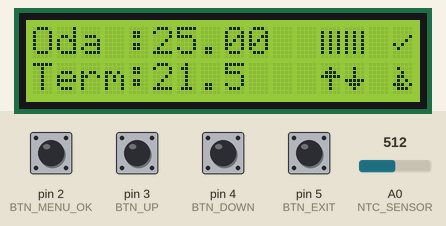
Simulated run of this sketch. Board: Arduino Uno, built with avr-gcc and run on an emulated ATmega328P. On the bench: 16×2 character LCD. The test bench sets the inputs (shaded band); at power-on: pin 2 (BTN_MENU_OK), pin 3 (BTN_UP), pin 4 (BTN_DOWN), pin 5 (BTN_EXIT) HIGH, A0 (NTC_SENSOR) = 512. No radio packets arrive unless stated.

Above: at 3.9 s.
4.0 s: pin 2 (BTN_MENU_OK) pulled LOW for 0.15 s
At 5.2 s:
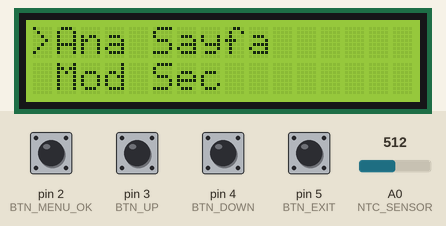
5.6 s: pin 4 (BTN_DOWN) pulled LOW for 0.15 s
At 6.6 s:
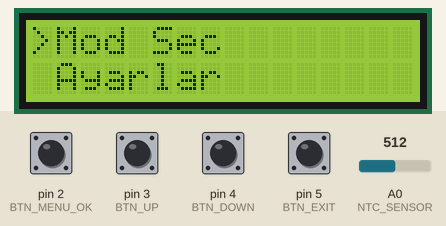
7.2 s: pin 2 (BTN_MENU_OK) pulled LOW for 1 s
At 8.3 s:
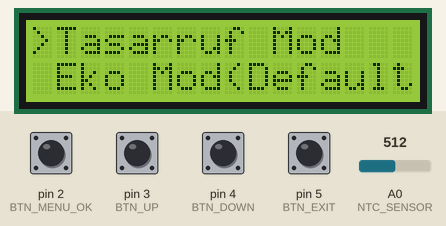
9.7 s: pin 4 (BTN_DOWN) pulled LOW for 1 s
At 10.2 s:
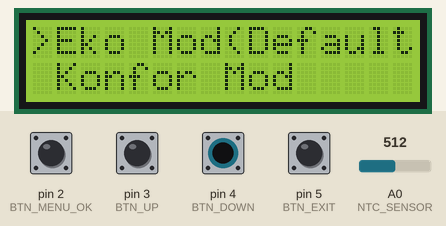
12.2 s: pin 4 (BTN_DOWN) pulled LOW for 0.15 s
At 12.7 s:
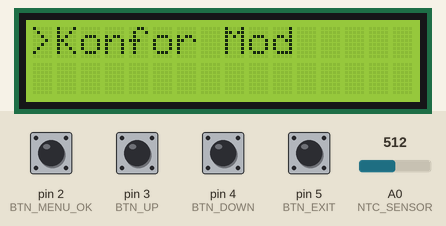
13.8 s: pin 3 (BTN_UP) pulled LOW for 0.15 s
At 14.5 s:
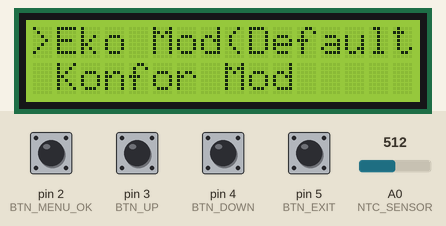
Timing chart, 0 to 16.4 s (numbered marks = the images above; inputs shaded):
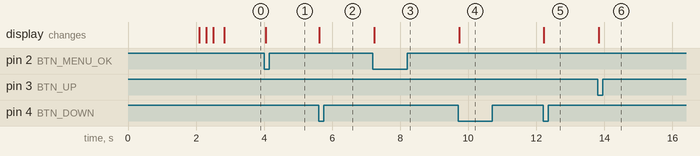

Measured:
- after the input at 4.0 s, the display: changes after 0.05 s (image 1)
- after the input at 5.6 s, the display: changes at once (image 2)
- after the input at 7.2 s, the display: changes at once (image 3)
- after the input at 9.7 s, the display: changes at once (image 4)
- after the input at 12.2 s, the display: changes at once (image 5)
- after the input at 13.8 s, the display: changes at once (image 6)

The sketch:

verici_sistem.ino
```cpp
#include <Wire.h>
#include <LiquidCrystal_I2C.h>
#include <EEPROM.h>
#include <SPI.h>
#include <nRF24L01.h>
#include <RF24.h>

LiquidCrystal_I2C lcd(0x3F,20,4);  // set the LCD address to 0x27 0X3F PROTESU for a 16 chars and 2 line display
#define NTC_SENSOR A0
#define BTN_MENU_OK 2
#define BTN_UP      3
#define BTN_DOWN    4
#define BTN_EXIT    5

// NRF24L01
RF24 radio(6, 7);  // CE, CSN
const byte address[8] = {0xA1, 0xB2, 0xC3, 0xD4, 0xE5, 0xF6, 0x07, 0x08};

// EEPROM adresleri
#define TEMP_ADDR 0  // Hedef sıcaklık için EEPROM adresi
#define STATE_ADDR 1 // Sistem durumu için EEPROM adresi
#define MODE_ADDR 2 // Running mode
#define UP_HISTER_ADDR 3
#define DOWN_HISTER_ADDR 4

//degiskenler
  bool editingHisteresis = false;  // Histerizasyon ayarı açık mı?
  int runningMode = 1;
  bool nestedAdjust =false;
  float upHisteresis = 0.5;  // Başlangıç değeri
  float downHisteresis = 0.5;
  float histeresis =0.5;
  float targetTemperature = 22.0; // Varsayılan hedef sıcaklık
  bool systemActive = false;      // Sistem durumu (başlat/durdur)
  bool isBoilerOn = false;        // Kombi durumu (açık/kapalı)
  bool adjustMode = false;        // Ayar modu
  int delayCounter = 2000; // sıcalık ölçüm süresi sayacı.

// Alev animasyonlarının karakter desenleri
  byte alevAnimasyon[3][8] = {
    {
      0b00000, 0b00000, 0b00100,
      0b01000, 0b00100, 0b01110, 0b00100,0b00000
    },
    {
      0b00100, 0b01000, 0b00000,
      0b01000, 0b01100, 0b10110, 0b01100,0b00000
    },
    {
      0b00000, 0b01000, 0b00100,
      0b01100, 0b01010, 0b11101, 0b01110, 0b00000
    }
  };

  byte checkIcon[8] = {
    0b00000,
    0b00000,
    0b00001,
    0b00010,
    0b10100,
    0b01000,
    0b00000,
    0b00000
  };

  byte radiatorIcon[8] = {
    0b00000,
    0b10101,
    0b10101,
    0b10101,
    0b10101,
    0b10101,
    0b10101,
    0b00000
  };

  byte upArrow[8] = {
    0b00000,
    0b00100,
    0b01110,
    0b11111,
    0b00100,
    0b00100,
    0b00100,
    0b00000
  };

  byte downArrow[8] = {
    0b00000,
    0b00100,
    0b00100,
    0b00100,
    0b11111,
    0b01110,
    0b00100,
    0b00000
  };

  byte pointerArrow[8] = {
    0b00000,
    0b00100,
    0b00010,
    0b11111,
    0b11111,
    0b00010,
    0b00100,
    0b00000
  };


//Menu İle İlgili Bolum--------

  // Histerizasyon Değişkeni

  // Menü Yapısı
  struct MenuItem {
      const char* name;      // Menü öğesinin adı
      MenuItem* subMenu;     // Bu öğenin alt menüsüne (varsa) işaretçi
      int subMenuSize;       // Alt menüde kaç öğe olduğunu belirten sayi
      int id;                // Menü öğesine özgü ID
  };

  //Hister. Alt Menu
  MenuItem subAyarlarHisteresis[] = {
      {"Ust Hister", nullptr, 0, 321},
      {"Alt Hister", nullptr, 0, 322},
  };

  // Ayarlar Alt Menu
  MenuItem subMenuAyarlar[] = {
      {"Saat Ayar", nullptr, 0, 31},
      {"Ekran Ayar", nullptr, 0, 32},
      {"Histerizasyon", subAyarlarHisteresis, sizeof(subAyarlarHisteresis) / sizeof(MenuItem), 33}, // ID: 3
      {"NTC Set", nullptr, 0, 34}        // ID: 4
  };

  // Bilgi Alt Menu
  MenuItem subMenuBilgi[] = {
      {"Versiyon", nullptr, 0, 41},
      {"Hakkında", nullptr, 0, 42}
  };

  // Mod Alt Menu
  MenuItem subMenuMode[]{
    {"Tasarruf Mod",nullptr,0,21},
    {"Eko Mod(Default)",nullptr,0,22},
    {"Konfor Mod", nullptr,0,23}
  };

  // Ana Menü
  MenuItem mainMenu[] = {
      {"Ana Sayfa", nullptr,0, 1},
      {"Mod Sec", subMenuMode,sizeof(subMenuMode)/sizeof(MenuItem), 2},
      {"Ayarlar", subMenuAyarlar, sizeof(subMenuAyarlar) / sizeof(MenuItem), 3},
      {"Bilgi", subMenuBilgi, sizeof(subMenuBilgi) / sizeof(MenuItem), 4}
  };


  // Menü Durumları
  MenuItem* currentMenu = mainMenu;
  int currentMenuSize = sizeof(mainMenu) / sizeof(MenuItem);
  int selectedIndex = 0;
  MenuItem* menuHistory[5];
  int menuSizeHistory[5];
  int menuDepth = 0;

//---------

void setup() {
  // Pin Initialize
    pinMode(BTN_MENU_OK, INPUT_PULLUP);
    pinMode(BTN_UP, INPUT_PULLUP);
    pinMode(BTN_DOWN, INPUT_PULLUP);
    pinMode(BTN_EXIT, INPUT_PULLUP);

  lcd.begin(16, 2);
  lcd.setBacklight(1);

  lcd.setCursor(0, 0);
  lcd.print("Termostat Basliyor");


  // EEPROM'dan verileri yükle
  targetTemperature = EEPROMReadFloat(TEMP_ADDR);
  runningMode = EEPROMReadInt(MODE_ADDR);
  upHisteresis = EEPROMReadFloat(UP_HISTER_ADDR);
  downHisteresis = EEPROMReadFloat(DOWN_HISTER_ADDR);

  if (isnan(runningMode) || runningMode < 0 || targetTemperature > 2) {
    runningMode = 1; // Geçersiz bir değer varsa varsayılanı kullan
  }

  if (isnan(upHisteresis) || upHisteresis < 0 || upHisteresis > 5) {
    upHisteresis = 0.5; // Geçersiz bir değer varsa varsayılanı kullan
  }

  if (isnan(downHisteresis) || downHisteresis < 0 || downHisteresis > 5) {
    downHisteresis = 0.5; // Geçersiz bir değer varsa varsayılanı kullan
  }

  if (isnan(targetTemperature) || targetTemperature < 10 || targetTemperature > 30) {
    targetTemperature = 22.0; // Geçersiz bir değer varsa varsayılanı kullan
  }
  systemActive = EEPROM.read(STATE_ADDR) == 1 ? true : false;

  // NRF24L01 başlatma
  radio.begin();
  radio.openWritingPipe(address); // Adres tanımlama
  radio.setPALevel(RF24_PA_HIGH); // İletim gücünü ayarla

  delay(2000); // 2 saniye bekle

  // Alev animasyon karakterlerini kaydet
  for (int i = 0; i < 3; i++) {
    lcd.createChar(i, alevAnimasyon[i]);
    delay(200);
  }
  lcd.createChar(3,checkIcon);
  lcd.createChar(4,radiatorIcon);
  lcd.createChar(5,upArrow);
  lcd.createChar(6,downArrow);
  lcd.createChar(7,pointerArrow);

  displayMenu();
}

void loop() {

  buttonCheck();
  if(adjustMode == false){
    HomeView();
  }
}

void buttonCheck(){
  if (digitalRead(BTN_UP) == LOW) {
    if(adjustMode==true){
      btnUpEvents();
    }
    while(digitalRead(BTN_UP) == LOW){}
  }
  if (digitalRead(BTN_DOWN) == LOW) {
    if(adjustMode==true){
      btnDownEvents();
    }
    while(digitalRead(BTN_DOWN) == LOW){}
  }
  if (digitalRead(BTN_MENU_OK) == LOW) {
    if(adjustMode == true){
      btnOkEvents();
    }else {
      adjustMode = true;
      displayMenu();
    }
    while(digitalRead(BTN_MENU_OK) == LOW){}
  }
  if (digitalRead(BTN_EXIT) == LOW) {
    if(adjustMode == true){
      if(currentMenu==mainMenu){
        adjustMode=false;
      }else{
        btnExitEvents();
      }
    }
  }
  while(digitalRead(BTN_EXIT) == LOW){}
}

//Buton  Events
void btnOkEvents(){
  // Histeresis Control
  if (currentMenu[selectedIndex].id == 321) {  // Histerizasyon ID kontrolü
      nestedAdjust =true;
      displayHisteresis(321);
  }else if (currentMenu[selectedIndex].id == 322) {
      nestedAdjust =true;
      displayHisteresis(322);
  } else if (editingHisteresis) {
      displayMenu();
  } else {
      enterMenu();
  }
}

void btnUpEvents(){
  if(nestedAdjust){
    if (currentMenu[selectedIndex].id == 321) {
        upHisteresis += 0.1;
        if (upHisteresis > 5.0) upHisteresis = 5.0;
        displayHisteresis(321);
    } else if (currentMenu[selectedIndex].id == 322) {
        downHisteresis += 0.1;
        if (downHisteresis > 5.0) downHisteresis = 5.0;
        displayHisteresis(322);
    }
  } else {
      navigateUp();
  }
}

void btnDownEvents(){
  if(nestedAdjust){
    if (currentMenu[selectedIndex].id == 321) {  // Histerizasyon ID kontrolü
        upHisteresis -= 0.1;
        if (upHisteresis < 0.1) upHisteresis = 0.1;  // Minimum değer
        displayHisteresis(321);
    } else if (currentMenu[selectedIndex].id == 322) {
        downHisteresis -= 0.1;
        if (downHisteresis < 0.1) downHisteresis = 0.1;  // Minimum değer
        displayHisteresis(322);
    }
  } else {
      navigateDown();
  }
}

void btnExitEvents()
{
  if (nestedAdjust) {
      nestedAdjust = false;
      displayMenu();
  } else {
      exitMenu();
  }
}

// Sistemi aç/kapat
void toggleSystemState() {
  systemActive = !systemActive;
  EEPROM.write(STATE_ADDR, systemActive ? 1 : 0); // EEPROM'a kaydet
  //systemMeasureAndViews();
}


// Ayar modundan çıkış
void exitAdjustMode() {
  adjustMode = false;
  EEPROMWriteFloat(TEMP_ADDR, targetTemperature); // EEPROM'a kaydet

}

// Menü Ekranı Güncelleme
void displayMenu() {
    lcd.clear();
    lcd.setCursor(0, 0);
    lcd.print(">"); // Seçili olan menü için işaret
    lcd.print(currentMenu[selectedIndex].name);

    if (selectedIndex + 1 < currentMenuSize) {
        lcd.setCursor(1, 1);
        lcd.print(currentMenu[selectedIndex + 1].name);
    }
}

// Histerizasyon Ekranını Gösterme
void displayHisteresis(int type) {
    float histeresisValue = 0;
    String  histeresisType = "";

    if(type == 321){
      histeresisType= "Ust Hister:";
      histeresisValue = upHisteresis;
    }else if(type== 322){
      histeresisType= "Alt Hister:";
      histeresisValue = downHisteresis;
    }

    lcd.clear();
    lcd.setCursor(0, 0);
    lcd.print(histeresisType);
    lcd.print(histeresisValue, 1); // Ondalık olarak göster (0.1 hassasiyet)
}

// Yukarı Gitme
void navigateUp() {
    if (selectedIndex > 0) {
        selectedIndex--;
        displayMenu();
    }
}

// Aşağı Gitme
void navigateDown() {
    if (selectedIndex < currentMenuSize - 1) {
        selectedIndex++;
        displayMenu();
    }
}

// Alt Menüye Girme
void enterMenu() {
    if (currentMenu[selectedIndex].subMenu != nullptr) {
        menuHistory[menuDepth] = currentMenu;
        menuSizeHistory[menuDepth] = currentMenuSize;
        menuDepth++;

        currentMenu = currentMenu[selectedIndex].subMenu;
        currentMenuSize = menuHistory[menuDepth - 1][selectedIndex].subMenuSize;
        selectedIndex = 0;
        displayMenu();
    }
}

// Üst Menüye Dönme
void exitMenu() {
    if (menuDepth > 0) {
        menuDepth--;
        currentMenu = menuHistory[menuDepth];
        currentMenuSize = menuSizeHistory[menuDepth];
        selectedIndex = 0;
        displayMenu();
    }
}

void HomeView(){
  float currentTemperature = NTC(NTC_SENSOR);

  // Sistem aktifse kombiyi kontrol et
  if (systemActive) {
    if (currentTemperature < (targetTemperature - histeresis)) {
      sendBoilerCommand(true); // Kombi Aç
      isBoilerOn = true;
    } else if (currentTemperature > (targetTemperature + histeresis)) {
      sendBoilerCommand(false); // Kombi Kapandı
      isBoilerOn = false;
    }
  } else {
    sendBoilerCommand(false); // Sistem kapalıysa kombiyi kapalı tut
    isBoilerOn = false;
  }

  lcd.setCursor(0,0);
  lcd.print("Oda :");
  lcd.print(NTC(analogRead(NTC_SENSOR)));

  lcd.setCursor(0,1);
  lcd.print("Term:");
  lcd.print("21.5");


  lcd.setCursor(12,0);
  lcd.write(4);
  lcd.write(4);
  lcd.setCursor(15,0);
  lcd.write(3);

  lcd.setCursor(12,1);
  lcd.write(5);
  lcd.write(6);

  fire();
}

double NTC(int ADC1) { // Bu altyordamda sensörden okunan veri hesaplanıyor
  double Temp;
  Temp = log(10000.0*((1024.0/ADC1-1)));
  Temp = 1 / (0.001129148 + (0.000234125 + (0.0000000876741 * Temp * Temp ))* Temp );
  Temp = Temp - 273.15;
  return Temp;
}

void fire(){
  lcd.setCursor(15, 1);
  lcd.write(2);

  //  for (int i = 0; i < 3; i++) {
  //   lcd.setCursor(15, 1);
  //   lcd.write(i);
  //   if (digitalRead(BTN_MENU_OK)==HIGH) {lcd.clear(); break; }
  //   delay(250);
  // }
}

// Kombi komutlarını gönder
void sendBoilerCommand(bool state) {
  const char text = state ? '1' : '0'; // '1' veya '0' karakteri
  radio.write(&text, sizeof(text));    // Tek bir karakter gönder
}


// EEPROM yazma ve okuma fonksiyonları
void EEPROMWriteFloat(int address, float value) {
  byte *data = (byte *)&value;
  for (int i = 0; i < sizeof(value); i++) {
    EEPROM.write(address + i, data[i]);
  }
}

void EEPROMWriteInt(int address, int value) {
  byte *data = (byte *)&value;  // int'i byte dizisine çevir
  for (int i = 0; i < sizeof(value); i++) {
    EEPROM.write(address + i, data[i]);  // Her byte'ı EEPROM'a yaz
  }
}

float EEPROMReadFloat(int address) {
  float value = 0.0;
  byte *data = (byte *)&value;
  for (int i = 0; i < sizeof(value); i++) {
    data[i] = EEPROM.read(address + i);
  }
  return value;
}

int EEPROMReadInt(int address) {
  int value = 0;
  EEPROM.get(address, value);  // EEPROM'dan int olarak oku
  return value;
}
```
